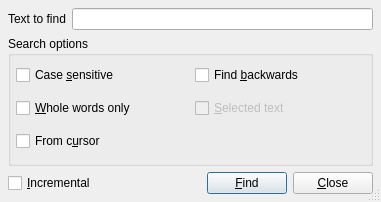
<ui version="4.0" >
 <author>Diego Iastrubni</author>
 <comment></comment>
 <exportmacro></exportmacro>
 <class>FindDialog</class>
 <widget class="QDialog" name="FindDialog" >
  <property name="geometry" >
   <rect>
    <x>0</x>
    <y>0</y>
    <width>381</width>
    <height>202</height>
   </rect>
  </property>
  <property name="windowTitle" >
   <string>Find text</string>
  </property>
  <property name="windowIcon" >
   <iconset resource="qtedit4.qrc" >:/images/find.png</iconset>
  </property>
  <property name="sizeGripEnabled" >
   <bool>true</bool>
  </property>
  <layout class="QVBoxLayout" >
   <property name="margin" >
    <number>8</number>
   </property>
   <property name="spacing" >
    <number>6</number>
   </property>
   <item>
    <layout class="QHBoxLayout" >
     <property name="margin" >
      <number>0</number>
     </property>
     <property name="spacing" >
      <number>6</number>
     </property>
     <item>
      <widget class="QLabel" name="label" >
       <property name="text" >
        <string>Text to find</string>
       </property>
      </widget>
     </item>
     <item>
      <widget class="QLineEdit" name="editSearchText" />
     </item>
    </layout>
   </item>
   <item>
    <widget class="QGroupBox" name="groupBox" >
     <property name="title" >
      <string>Search options</string>
     </property>
     <layout class="QGridLayout" >
      <property name="margin" >
       <number>5</number>
      </property>
      <property name="spacing" >
       <number>9</number>
      </property>
      <item row="1" column="1" >
       <widget class="QCheckBox" name="cbSelectedText" >
        <property name="enabled" >
         <bool>false</bool>
        </property>
        <property name="text" >
         <string>&amp;Selected text</string>
        </property>
       </widget>
      </item>
      <item row="0" column="1" >
       <widget class="QCheckBox" name="cbFindBackwards" >
        <property name="text" >
         <string>Find &amp;backwards</string>
        </property>
       </widget>
      </item>
      <item row="2" column="0" >
       <widget class="QCheckBox" name="cbFromCursor" >
        <property name="text" >
         <string>From c&amp;ursor</string>
        </property>
       </widget>
      </item>
      <item row="1" column="0" >
       <widget class="QCheckBox" name="checkBox_2" >
        <property name="text" >
         <string>&amp;Whole words only</string>
        </property>
       </widget>
      </item>
      <item row="0" column="0" >
       <widget class="QCheckBox" name="cbCaseSensitive" >
        <property name="text" >
         <string>Case &amp;sensitive</string>
        </property>
       </widget>
      </item>
     </layout>
    </widget>
   </item>
   <item>
    <layout class="QHBoxLayout" >
     <property name="margin" >
      <number>0</number>
     </property>
     <property name="spacing" >
      <number>6</number>
     </property>
     <item>
      <widget class="QCheckBox" name="checkBox_6" >
       <property name="text" >
        <string>&amp;Incremental</string>
       </property>
      </widget>
     </item>
     <item>
      <spacer>
       <property name="orientation" >
        <enum>Qt::Horizontal</enum>
       </property>
       <property name="sizeHint" >
        <size>
         <width>40</width>
         <height>20</height>
        </size>
       </property>
      </spacer>
     </item>
     <item>
      <widget class="QPushButton" name="buttonFind" >
       <property name="text" >
        <string>&amp;Find</string>
       </property>
      </widget>
     </item>
     <item>
      <widget class="QPushButton" name="buttonClose" >
       <property name="text" >
        <string>&amp;Close</string>
       </property>
      </widget>
     </item>
    </layout>
   </item>
  </layout>
 </widget>
 <layoutdefault spacing="1" margin="1" />
 <pixmapfunction></pixmapfunction>
 <resources>
  <include location="qtedit4.qrc" />
 </resources>
 <connections>
  <connection>
   <sender>buttonClose</sender>
   <signal>clicked()</signal>
   <receiver>FindDialog</receiver>
   <slot>reject()</slot>
   <hints>
    <hint type="sourcelabel" >
     <x>376</x>
     <y>216</y>
    </hint>
    <hint type="destinationlabel" >
     <x>313</x>
     <y>226</y>
    </hint>
   </hints>
  </connection>
  <connection>
   <sender>checkBox_6</sender>
   <signal>toggled(bool)</signal>
   <receiver>buttonFind</receiver>
   <slot>setHidden(bool)</slot>
   <hints>
    <hint type="sourcelabel" >
     <x>74</x>
     <y>213</y>
    </hint>
    <hint type="destinationlabel" >
     <x>285</x>
     <y>216</y>
    </hint>
   </hints>
  </connection>
  <connection>
   <sender>checkBox_6</sender>
   <signal>clicked()</signal>
   <receiver>editSearchText</receiver>
   <slot>setFocus()</slot>
   <hints>
    <hint type="sourcelabel" >
     <x>52</x>
     <y>197</y>
    </hint>
    <hint type="destinationlabel" >
     <x>173</x>
     <y>19</y>
    </hint>
   </hints>
  </connection>
 </connections>
</ui>
